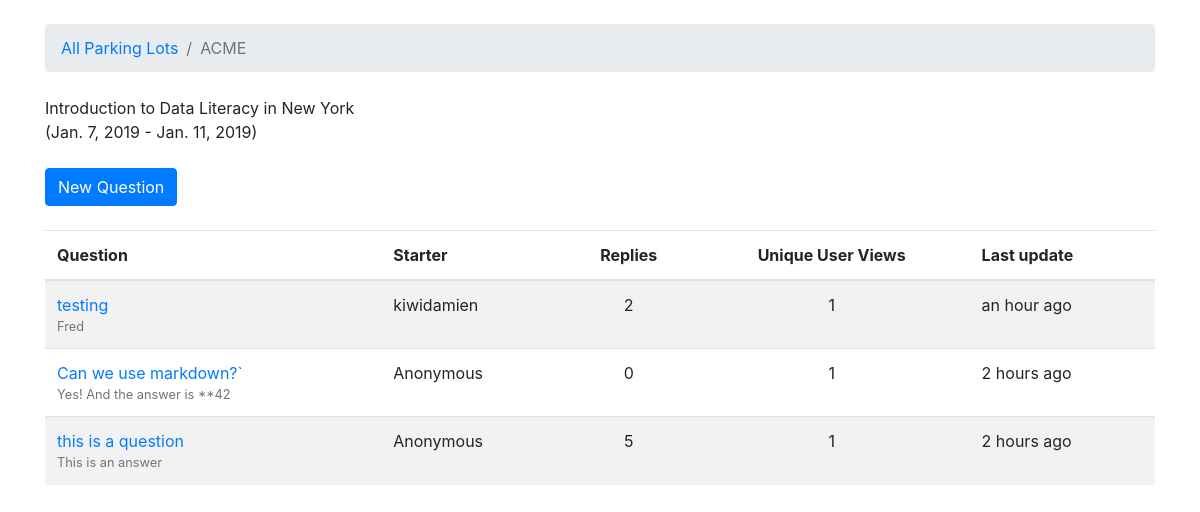
Before: /lots/acme/ with the older database file.
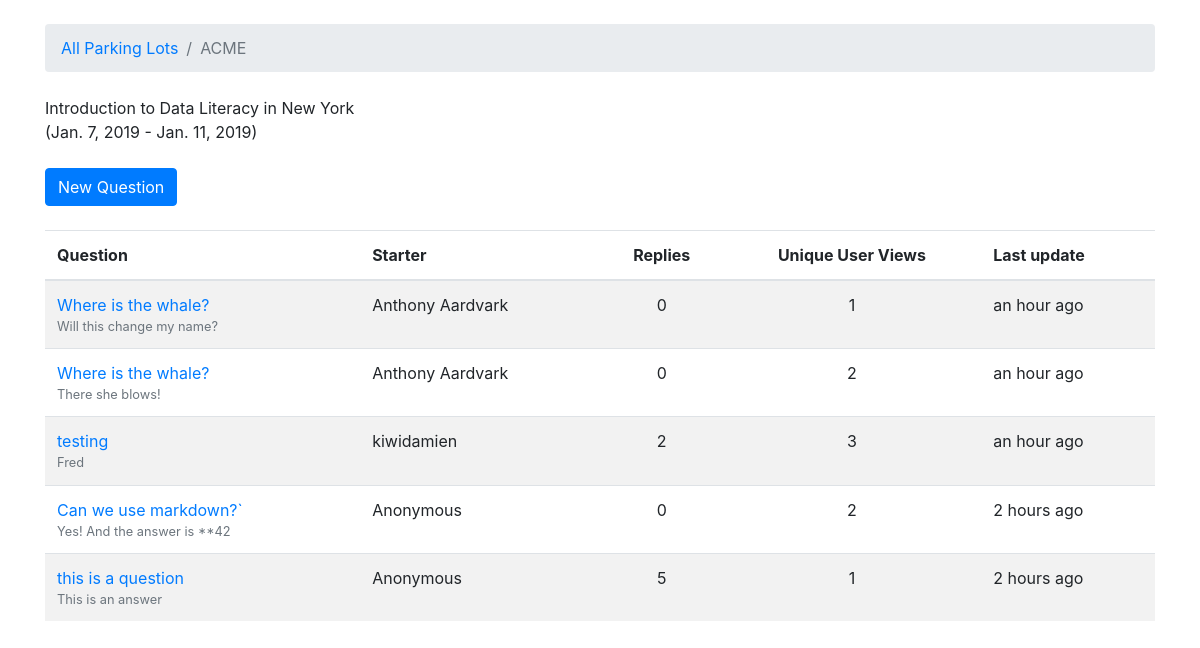
After: the same page with the newer database file.
### lot/models.py (models this page shows, shortened)
class Lot(models.Model):
    group_name = models.CharField(max_length=30, unique=True)
    description = models.CharField(max_length=100)
    location = models.CharField(max_length=100)
    start_date = models.DateField(null=True)
    end_date = models.DateField(null=True)
    slug = models.SlugField(unique=True)
    timezone = models.CharField(max_length=100, choices=TIMEZONE_CHOICES,
                                default='America/Los_Angeles')

class Question(models.Model):
    subject = models.CharField(max_length=255)
    last_updated = models.DateTimeField(auto_now_add=True)
    lot = models.ForeignKey(Lot, related_name='questions',
                            on_delete=models.CASCADE)
    starter = models.ForeignKey(User, related_name='questions',
                                on_delete=models.CASCADE)
    starter_name = models.CharField(max_length=100, default='Anonymous')
    views = models.PositiveIntegerField(default=0)
    def get_first_post(self):
        return (Post.objects.filter(question=self)
                .order_by('created_at')
                .first())

class Post(models.Model):
    message = models.TextField(max_length=4000)
    question = models.ForeignKey(Question, related_name='posts',
                                 on_delete=models.CASCADE)
    created_at = models.DateTimeField(auto_now_add=True)
    updated_at = models.DateTimeField(null=True)
    created_by = models.ForeignKey(User, null=True, related_name='posts',
                                   on_delete=models.CASCADE)
    updated_by = models.ForeignKey(User, null=True, related_name='+',
                                   on_delete=models.CASCADE)
    created_name = models.CharField(max_length=100)
    updated_name = models.CharField(max_length=100)
    def __str__(self):
        return self.message[:30]

### lot/views.py (the view)
# urls.py: path('lots/<slug:lot_id>/', views.QuestionListView.as_view(),
class QuestionListView(ListView):
    model = Question
    context_object_name = 'questions'
    template_name = 'list_of_questions_in_lot.html'
    def get_context_data(self, **kwargs):
        kwargs['lot'] = self.lot
        return super().get_context_data(**kwargs)
    def get_queryset(self):
        self.lot = get_object_or_404(Lot, slug=self.kwargs.get('lot_id'))
        questions = (
            self.lot.questions
            .order_by('-last_updated')
            .annotate(replies=Count('posts') - 1)
        )
        return questions

### templates/list_of_questions_in_lot.html (shortened to what this page needs)
{% extends 'base.html' %}
{% load humanize %}
{% block breadcrumb %}
  <li class="breadcrumb-item"><a href="{% url 'list_lots' %}">All Parking Lots</a></li>
  <li class="breadcrumb-item active">{{ lot.group_name }}</li>
{% endblock %}
{% block content %}
<div class='mb-4'>
    {{lot.description}} in {{lot.location}} <br/>
    ({{lot.start_date}} - {{lot.end_date}})
</div>
<div class='mb-4'>
    <a href="{% url 'new_question' lot.slug %}" class="btn btn-primary">New Question</a>
</div>
<table class="table table-striped mb-4">
    <thead class="thead-inverse">
        <tr>
            <th>Question</th>
            <th>Starter</th>
            <th class="text-center">Replies</th>
            <th class="text-center">Unique User Views</th>
            <th>Last update</th>
        </tr>
    </thead>
    <tbody>
        {% for question in questions%}
        <tr>
            <td>
                <a href="{% url 'question_comments' lot.slug question.pk %}">{{question.subject}}</a>
                <small class="text-muted
                d-block">{{question.get_first_post|truncatechars:30 }}</small>
            </td>
            <td>{{question.starter_name}}</td>
            <td class="text-center">{{ question.replies }}</td>
            <td class="text-center">{{ question.views }}</td>
            <td>{{ question.last_updated | naturaltime }}</td>
        </tr>
        {% endfor %}
    </tbody>
</table>
{% endblock %}

### templates/base.html (shortened to what this page needs)
{% load static %}<!DOCTYPE html>
<html>
  <head>
    <link rel="stylesheet" href="{% static 'css/bootstrap.min.css' %}">
  </head>
  <body>
    <div class="container">
      <ol class="breadcrumb my-4">
        {% block breadcrumb %}
        {% endblock %}
      </ol>
      {% block content %}
      {% endblock %}
    </div>
  </body>
</html>

Changed rows visible on the page:
added Question: subject "Where is the whale?", get_first_post "Will this change my name?", starter_name "Anthony Aardvark", replies "0", views "1", last_updated "an hour ago"
added Question: subject "Where is the whale?", get_first_post "There she blows!", starter_name "Anthony Aardvark", replies "0", views "2", last_updated "an hour ago"
changed Question "testing": views "1" → "3"
changed Question "Can we use markdown?`": views "1" → "2"
